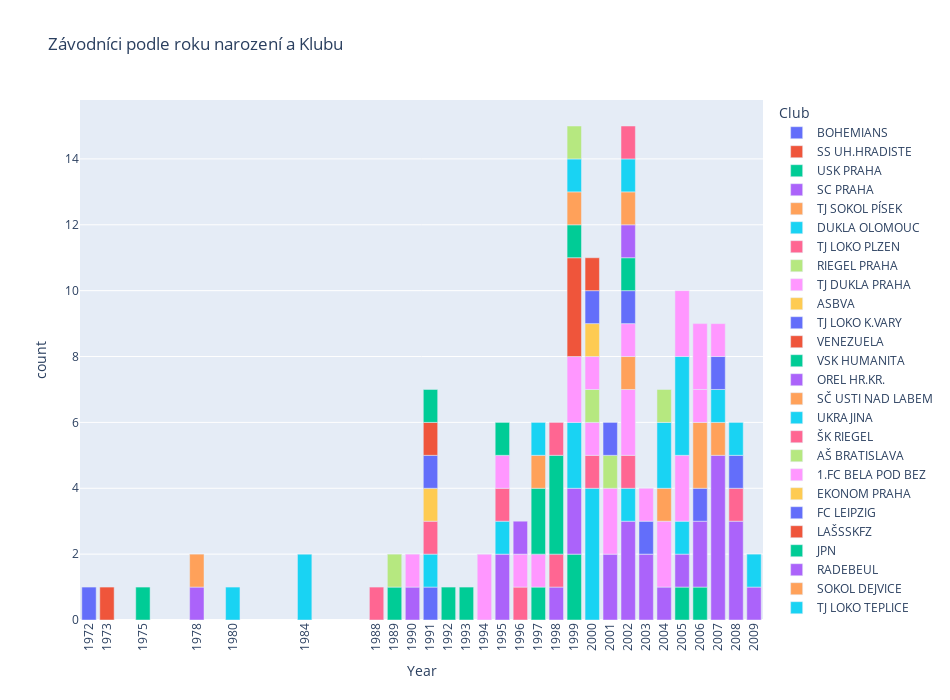

Notebook cell for this chart:
### Code cell
# obyčejný groupby podle dvou sloupců nestačí:
# d1 = df.groupby(['Year', "Club"])["Year"].count() 
# potřbeuju z toho udělat standardní dataframe se všemi popsanými řádky
# 1960 - Club - počet,, 1960 - Klub 2 - počet 2

#https://stackoverflow.com/questions/10373660/converting-a-pandas-groupby-output-from-series-to-dataframe
d2 = pd.DataFrame({'count' : df.groupby( [ 'Year', "Club"] ).size()}).reset_index()
#d2

fig = px.bar(d2, x= d2["Year"],
             y= d2["count"], 
             color = d2["Club"] ,
             #text_auto='.0s',       # případně můžu zap/vyp číselné popisky
             width=950, height=700,
             title="Závodníci podle roku narození a Klubu")

#fig.update_traces(textfont_size=12, textangle=0, cliponaxis=False)
fig.update_layout(xaxis = dict(tickvals = d2["Year"]))
fig.update_xaxes(tickangle=270)

fig.show()

pio.write_html(fig, file = f"vizualizace/V1_Year-Club_{SEX}.html", auto_open=True)

# ještě jde přidat dropdown například pro Pohlaví. případně checkboxy by byly super
# https://plotly.com/python/bar-charts/

### Figure 1 — Plotly figure (JSON) as saved in the notebook; plotly's stock layout.template omitted (floating-point values rounded to 4 significant figures)
{"data": [{"alignmentgroup": "True", "hovertemplate": "Club=BOHEMIANS<br>Year=%{x}<br>count=%{y}<extra></extra>", "legendgroup": "BOHEMIANS", "marker": {"color": "#636efa", "pattern": {"shape": ""}}, "name": "BOHEMIANS", "offsetgroup": "BOHEMIANS", "orientation": "v", "showlegend": true, "textposition": "auto", "type": "bar", "x": [1972, 1991], "xaxis": "x", "y": [1, 1], "yaxis": "y"}, {"alignmentgroup": "True", "hovertemplate": "Club=SS UH.HRADISTE<br>Year=%{x}<br>count=%{y}<extra></extra>", "legendgroup": "SS UH.HRADISTE", "marker": {"color": "#EF553B", "pattern": {"shape": ""}}, "name": "SS UH.HRADISTE", "offsetgroup": "SS UH.HRADISTE", "orientation": "v", "showlegend": true, "textposition": "auto", "type": "bar", "x": [1973], "xaxis": "x", "y": [1], "yaxis": "y"}, {"alignmentgroup": "True", "hovertemplate": "Club=USK PRAHA<br>Year=%{x}<br>count=%{y}<extra></extra>", "legendgroup": "USK PRAHA", "marker": {"color": "#00cc96", "pattern": {"shape": ""}}, "name": "USK PRAHA", "offsetgroup": "USK PRAHA", "orientation": "v", "showlegend": true, "textposition": "auto", "type": "bar", "x": [1975, 1989, 1997, 1999, 2005, 2006], "xaxis": "x", "y": [1, 1, 1, 2, 1, 1], "yaxis": "y"}, {"alignmentgroup": "True", "hovertemplate": "Club=SC PRAHA<br>Year=%{x}<br>count=%{y}<extra></extra>", "legendgroup": "SC PRAHA", "marker": {"color": "#ab63fa", "pattern": {"shape": ""}}, "name": "SC PRAHA", "offsetgroup": "SC PRAHA", "orientation": "v", "showlegend": true, "textposition": "auto", "type": "bar", "x": [1978, 1990, 1995, 1998, 1999, 2001, 2002, 2003, 2004, 2005, 2006, 2007, 2008, 2009], "xaxis": "x", "y": [1, 1, 2, 1, 2, 2, 3, 2, 1, 1, 2, 5, 3, 1], "yaxis": "y"}, {"alignmentgroup": "True", "hovertemplate": "Club=TJ SOKOL PÍSEK<br>Year=%{x}<br>count=%{y}<extra></extra>", "legendgroup": "TJ SOKOL PÍSEK", "marker": {"color": "#FFA15A", "pattern": {"shape": ""}}, "name": "TJ SOKOL PÍSEK", "offsetgroup": "TJ SOKOL PÍSEK", "orientation": "v", "showlegend": true, "textposition": "auto", "type": "bar", "x": [1978, 2007], "xaxis": "x", "y": [1, 1], "yaxis": "y"}, {"alignmentgroup": "True", "hovertemplate": "Club=DUKLA OLOMOUC<br>Year=%{x}<br>count=%{y}<extra></extra>", "legendgroup": "DUKLA OLOMOUC", "marker": {"color": "#19d3f3", "pattern": {"shape": ""}}, "name": "DUKLA OLOMOUC", "offsetgroup": "DUKLA OLOMOUC", "orientation": "v", "showlegend": true, "textposition": "auto", "type": "bar", "x": [1980, 1984, 1991, 1995, 1999, 2000, 2002, 2005, 2007, 2009], "xaxis": "x", "y": [1, 2, 1, 1, 2, 4, 1, 1, 1, 1], "yaxis": "y"}, {"alignmentgroup": "True", "hovertemplate": "Club=TJ LOKO PLZEN<br>Year=%{x}<br>count=%{y}<extra></extra>", "legendgroup": "TJ LOKO PLZEN", "marker": {"color": "#FF6692", "pattern": {"shape": ""}}, "name": "TJ LOKO PLZEN", "offsetgroup": "TJ LOKO PLZEN", "orientation": "v", "showlegend": true, "textposition": "auto", "type": "bar", "x": [1988, 1991, 1995, 1996, 1998, 2000, 2002, 2008], "xaxis": "x", "y": [1, 1, 1, 1, 1, 1, 1, 1], "yaxis": "y"}, {"alignmentgroup": "True", "hovertemplate": "Club=RIEGEL PRAHA<br>Year=%{x}<br>count=%{y}<extra></extra>", "legendgroup": "RIEGEL PRAHA", "marker": {"color": "#B6E880", "pattern": {"shape": ""}}, "name": "RIEGEL PRAHA", "offsetgroup": "RIEGEL PRAHA", "orientation": "v", "showlegend": true, "textposition": "auto", "type": "bar", "x": [1989], "xaxis": "x", "y": [1], "yaxis": "y"}, {"alignmentgroup": "True", "hovertemplate": "Club=TJ DUKLA PRAHA<br>Year=%{x}<br>count=%{y}<extra></extra>", "legendgroup": "TJ DUKLA PRAHA", "marker": {"color": "#FF97FF", "pattern": {"shape": ""}}, "name": "TJ DUKLA PRAHA", "offsetgroup": "TJ DUKLA PRAHA", "orientation": "v", "showlegend": true, "textposition": "auto", "type": "bar", "x": [1990, 1994, 1995, 1996, 1997, 1999, 2000, 2001, 2002, 2004, 2005], "xaxis": "x", "y": [1, 2, 1, 1, 1, 2, 1, 2, 2, 2, 2], "yaxis": "y"}, {"alignmentgroup": "True", "hovertemplate": "Club=ASBVA<br>Year=%{x}<br>count=%{y}<extra></extra>", "legendgroup": "ASBVA", "marker": {"color": "#FECB52", "pattern": {"shape": ""}}, "name": "ASBVA", "offsetgroup": "ASBVA", "orientation": "v", "showlegend": true, "textposition": "auto", "type": "bar", "x": [1991], "xaxis": "x", "y": [1], "yaxis": "y"}, {"alignmentgroup": "True", "hovertemplate": "Club=TJ LOKO K.VARY<br>Year=%{x}<br>count=%{y}<extra></extra>", "legendgroup": "TJ LOKO K.VARY", "marker": {"color": "#636efa", "pattern": {"shape": ""}}, "name": "TJ LOKO K.VARY", "offsetgroup": "TJ LOKO K.VARY", "orientation": "v", "showlegend": true, "textposition": "auto", "type": "bar", "x": [1991, 2003, 2006, 2007, 2008], "xaxis": "x", "y": [1, 1, 1, 1, 1], "yaxis": "y"}, {"alignmentgroup": "True", "hovertemplate": "Club=VENEZUELA<br>Year=%{x}<br>count=%{y}<extra></extra>", "legendgroup": "VENEZUELA", "marker": {"color": "#EF553B", "pattern": {"shape": ""}}, "name": "VENEZUELA", "offsetgroup": "VENEZUELA", "orientation": "v", "showlegend": true, "textposition": "auto", "type": "bar", "x": [1991, 1999], "xaxis": "x", "y": [1, 3], "yaxis": "y"}, {"alignmentgroup": "True", "hovertemplate": "Club=VSK HUMANITA<br>Year=%{x}<br>count=%{y}<extra></extra>", "legendgroup": "VSK HUMANITA", "marker": {"color": "#00cc96", "pattern": {"shape": ""}}, "name": "VSK HUMANITA", "offsetgroup": "VSK HUMANITA", "orientation": "v", "showlegend": true, "textposition": "auto", "type": "bar", "x": [1991, 1992, 1993, 1995, 1997, 1998, 1999], "xaxis": "x", "y": [1, 1, 1, 1, 2, 3, 1], "yaxis": "y"}, {"alignmentgroup": "True", "hovertemplate": "Club=OREL HR.KR.<br>Year=%{x}<br>count=%{y}<extra></extra>", "legendgroup": "OREL HR.KR.", "marker": {"color": "#ab63fa", "pattern": {"shape": ""}}, "name": "OREL HR.KR.", "offsetgroup": "OREL HR.KR.", "orientation": "v", "showlegend": true, "textposition": "auto", "type": "bar", "x": [1996], "xaxis": "x", "y": [1], "yaxis": "y"}, {"alignmentgroup": "True", "hovertemplate": "Club=SČ USTI NAD LABEM<br>Year=%{x}<br>count=%{y}<extra></extra>", "legendgroup": "SČ USTI NAD LABEM", "marker": {"color": "#FFA15A", "pattern": {"shape": ""}}, "name": "SČ USTI NAD LABEM", "offsetgroup": "SČ USTI NAD LABEM", "orientation": "v", "showlegend": true, "textposition": "auto", "type": "bar", "x": [1997, 1999, 2002, 2006], "xaxis": "x", "y": [1, 1, 1, 2], "yaxis": "y"}, {"alignmentgroup": "True", "hovertemplate": "Club=UKRAJINA<br>Year=%{x}<br>count=%{y}<extra></extra>", "legendgroup": "UKRAJINA", "marker": {"color": "#19d3f3", "pattern": {"shape": ""}}, "name": "UKRAJINA", "offsetgroup": "UKRAJINA", "orientation": "v", "showlegend": true, "textposition": "auto", "type": "bar", "x": [1997, 1999], "xaxis": "x", "y": [1, 1], "yaxis": "y"}, {"alignmentgroup": "True", "hovertemplate": "Club=ŠK RIEGEL<br>Year=%{x}<br>count=%{y}<extra></extra>", "legendgroup": "ŠK RIEGEL", "marker": {"color": "#FF6692", "pattern": {"shape": ""}}, "name": "ŠK RIEGEL", "offsetgroup": "ŠK RIEGEL", "orientation": "v", "showlegend": true, "textposition": "auto", "type": "bar", "x": [1998], "xaxis": "x", "y": [1], "yaxis": "y"}, {"alignmentgroup": "True", "hovertemplate": "Club=AŠ BRATISLAVA<br>Year=%{x}<br>count=%{y}<extra></extra>", "legendgroup": "AŠ BRATISLAVA", "marker": {"color": "#B6E880", "pattern": {"shape": ""}}, "name": "AŠ BRATISLAVA", "offsetgroup": "AŠ BRATISLAVA", "orientation": "v", "showlegend": true, "textposition": "auto", "type": "bar", "x": [1999, 2000, 2001], "xaxis": "x", "y": [1, 1, 1], "yaxis": "y"}, {"alignmentgroup": "True", "hovertemplate": "Club=1.FC BELA POD BEZ<br>Year=%{x}<br>count=%{y}<extra></extra>", "legendgroup": "1.FC BELA POD BEZ", "marker": {"color": "#FF97FF", "pattern": {"shape": ""}}, "name": "1.FC BELA POD BEZ", "offsetgroup": "1.FC BELA POD BEZ", "orientation": "v", "showlegend": true, "textposition": "auto", "type": "bar", "x": [2000, 2002, 2003, 2006], "xaxis": "x", "y": [1, 1, 1, 1], "yaxis": "y"}, {"alignmentgroup": "True", "hovertemplate": "Club=EKONOM PRAHA<br>Year=%{x}<br>count=%{y}<extra></extra>", "legendgroup": "EKONOM PRAHA", "marker": {"color": "#FECB52", "pattern": {"shape": ""}}, "name": "EKONOM PRAHA", "offsetgroup": "EKONOM PRAHA", "orientation": "v", "showlegend": true, "textposition": "auto", "type": "bar", "x": [2000], "xaxis": "x", "y": [1], "yaxis": "y"}, {"alignmentgroup": "True", "hovertemplate": "Club=FC LEIPZIG<br>Year=%{x}<br>count=%{y}<extra></extra>", "legendgroup": "FC LEIPZIG", "marker": {"color": "#636efa", "pattern": {"shape": ""}}, "name": "FC LEIPZIG", "offsetgroup": "FC LEIPZIG", "orientation": "v", "showlegend": true, "textposition": "auto", "type": "bar", "x": [2000, 2001, 2002], "xaxis": "x", "y": [1, 1, 1], "yaxis": "y"}, {"alignmentgroup": "True", "hovertemplate": "Club=LAŠSSKFZ<br>Year=%{x}<br>count=%{y}<extra></extra>", "legendgroup": "LAŠSSKFZ", "marker": {"color": "#EF553B", "pattern": {"shape": ""}}, "name": "LAŠSSKFZ", "offsetgroup": "LAŠSSKFZ", "orientation": "v", "showlegend": true, "textposition": "auto", "type": "bar", "x": [2000], "xaxis": "x", "y": [1], "yaxis": "y"}, {"alignmentgroup": "True", "hovertemplate": "Club=JPN<br>Year=%{x}<br>count=%{y}<extra></extra>", "legendgroup": "JPN", "marker": {"color": "#00cc96", "pattern": {"shape": ""}}, "name": "JPN", "offsetgroup": "JPN", "orientation": "v", "showlegend": true, "textposition": "auto", "type": "bar", "x": [2002], "xaxis": "x", "y": [1], "yaxis": "y"}, {"alignmentgroup": "True", "hovertemplate": "Club=RADEBEUL<br>Year=%{x}<br>count=%{y}<extra></extra>", "legendgroup": "RADEBEUL", "marker": {"color": "#ab63fa", "pattern": {"shape": ""}}, "name": "RADEBEUL", "offsetgroup": "RADEBEUL", "orientation": "v", "showlegend": true, "textposition": "auto", "type": "bar", "x": [2002], "xaxis": "x", "y": [1], "yaxis": "y"}, {"alignmentgroup": "True", "hovertemplate": "Club=SOKOL DEJVICE<br>Year=%{x}<br>count=%{y}<extra></extra>", "legendgroup": "SOKOL DEJVICE", "marker": {"color": "#FFA15A", "pattern": {"shape": ""}}, "name": "SOKOL DEJVICE", "offsetgroup": "SOKOL DEJVICE", "orientation": "v", "showlegend": true, "textposition": "auto", "type": "bar", "x": [2002, 2004], "xaxis": "x", "y": [1, 1], "yaxis": "y"}, {"alignmentgroup": "True", "hovertemplate": "Club=TJ LOKO TEPLICE<br>Year=%{x}<br>count=%{y}<extra></extra>", "legendgroup": "TJ LOKO TEPLICE", "marker": {"color": "#19d3f3", "pattern": {"shape": ""}}, "name": "TJ LOKO TEPLICE", "offsetgroup": "TJ LOKO TEPLICE", "orientation": "v", "showlegend": true, "textposition": "auto", "type": "bar", "x": [2002, 2004, 2005, 2008], "xaxis": "x", "y": [1, 2, 3, 1], "yaxis": "y"}, {"alignmentgroup": "True", "hovertemplate": "Club=VUT BRNO<br>Year=%{x}<br>count=%{y}<extra></extra>", "legendgroup": "VUT BRNO", "marker": {"color": "#FF6692", "pattern": {"shape": ""}}, "name": "VUT BRNO", "offsetgroup": "VUT BRNO", "orientation": "v", "showlegend": true, "textposition": "auto", "type": "bar", "x": [2002], "xaxis": "x", "y": [1], "yaxis": "y"}, {"alignmentgroup": "True", "hovertemplate": "Club=JISKRA H.BROD<br>Year=%{x}<br>count=%{y}<extra></extra>", "legendgroup": "JISKRA H.BROD", "marker": {"color": "#B6E880", "pattern": {"shape": ""}}, "name": "JISKRA H.BROD", "offsetgroup": "JISKRA H.BROD", "orientation": "v", "showlegend": true, "textposition": "auto", "type": "bar", "x": [2004], "xaxis": "x", "y": [1], "yaxis": "y"}, {"alignmentgroup": "True", "hovertemplate": "Club=SLAVOJ LITOMĚŘICE<br>Year=%{x}<br>count=%{y}<extra></extra>", "legendgroup": "SLAVOJ LITOMĚŘICE", "marker": {"color": "#FF97FF", "pattern": {"shape": ""}}, "name": "SLAVOJ LITOMĚŘICE", "offsetgroup": "SLAVOJ LITOMĚŘICE", "orientation": "v", "showlegend": true, "textposition": "auto", "type": "bar", "x": [2005, 2006, 2007], "xaxis": "x", "y": [2, 2, 1], "yaxis": "y"}], "layout": {"barmode": "relative", "height": 700, "legend": {"title": {"text": "Club"}, "tracegroupgap": 0}, "title": {"text": "Závodníci podle roku narození a Klubu"}, "width": 950, "xaxis": {"anchor": "y", "autorange": true, "domain": [0, 1], "range": [1972.0, 2010.0], "tickangle": -90, "tickvals": [1972, 1973, 1975, 1978, 1978, 1980, 1984, 1988, 1989, 1989, 1990, 1990, 1991, 1991, 1991, 1991, 1991, 1991, 1991, 1992, 1993, 1994, 1995, 1995, 1995, 1995, 1995, 1996, 1996, 1996, 1997, 1997, 1997, 1997, 1997, 1998, 1998, 1998, 1998, 1999, 1999, 1999, 1999, 1999, 1999, 1999, 1999, 1999, 2000, 2000, 2000, 2000, 2000, 2000, 2000, 2000, 2001, 2001, 2001, 2001, 2002, 2002, 2002, 2002, 2002, 2002, 2002, 2002, 2002, 2002, 2002, 2002, 2003, 2003, 2003, 2004, 2004, 2004, 2004, 2004, 2005, 2005, 2005, 2005, 2005, 2005, 2006, 2006, 2006, 2006, 2006, 2006, 2007, 2007, 2007, 2007, 2007, 2008, 2008, 2008, 2008, 2009, 2009], "title": {"text": "Year"}, "type": "linear"}, "yaxis": {"anchor": "x", "autorange": true, "domain": [0, 1], "range": [0, 15.79], "title": {"text": "count"}, "type": "linear"}}}
